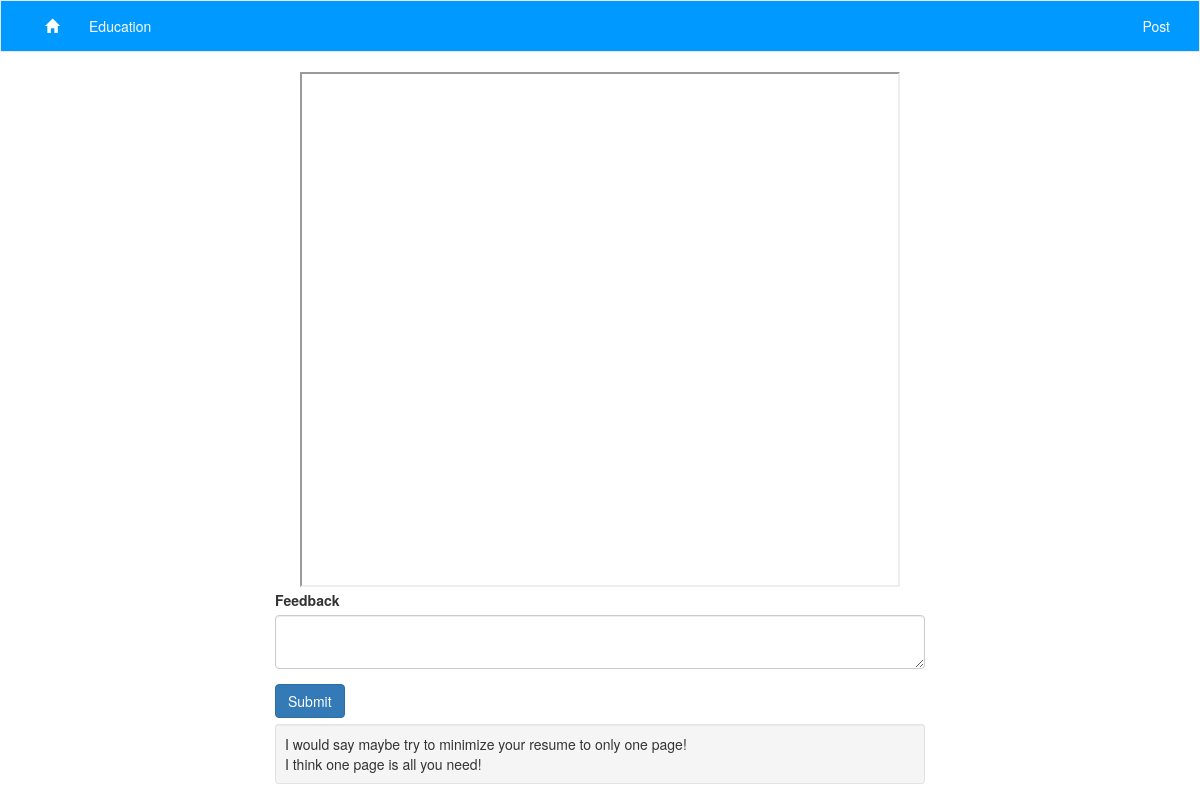
The page /resume.php?id=5855da47a7f53 on the database its author committed.
### tables this page shows
CREATE TABLE `category` (
  `id` int(11) NOT NULL AUTO_INCREMENT,
  `name` varchar(45) NOT NULL,
  PRIMARY KEY (`id`),
  UNIQUE KEY `name_UNIQUE` (`name`)
);

CREATE TABLE `resume` (
  `id` int(11) NOT NULL AUTO_INCREMENT,
  `url` longtext NOT NULL,
  `category` int(11) DEFAULT NULL,
  `created_date` datetime DEFAULT NULL,
  `url_id` varchar(25) NOT NULL,
  PRIMARY KEY (`id`),
  UNIQUE KEY `url_id_UNIQUE` (`url_id`),
  KEY `category_idx` (`category`),
  CONSTRAINT `category` FOREIGN KEY (`category`) REFERENCES `category` (`id`) ON DELETE NO ACTION ON UPDATE NO ACTION
);

CREATE TABLE `feedback` (
  `id` int(11) NOT NULL AUTO_INCREMENT,
  `text` longtext,
  `resume` int(11) DEFAULT NULL,
  `created_date` datetime DEFAULT NULL,
  PRIMARY KEY (`id`),
  KEY `resume_idx` (`resume`),
  CONSTRAINT `resume` FOREIGN KEY (`resume`) REFERENCES `resume` (`id`) ON DELETE NO ACTION ON UPDATE NO ACTION
);

### php/controller/resume_cr.php (called while the page is built, shortened)
<?php
$base_url = "http://".$_SERVER['SERVER_NAME'];
$pdf_viewer = $base_url."/pdf_viewer/web/viewer.html";
$feedback_text = "";
if(!empty($_GET)){
    $resume_id = $_GET["id"];
    $resume = get_resume($resume_id);
} else {
    $db = null;
    header("Location: .");
}
try {
    $category = get_category($resume["category"]);
    $pdf_view_url = $pdf_viewer."?file=".$base_url."/".$resume["url"];
    $feedback = get_feedback_from_resume($resume["id"]);
} catch (Exception $ex){
    $db = null;
    header("Location: .");
}
?>

### php/model/resume_md.php (called while the page is built, shortened)
<?php
function get_resume($url_id){
    global $db;
    $query = "SELECT * FROM resume
            WHERE url_id=:url_id";
    $statement = $db ->prepare($query);
    $statement->bindValue(":url_id", $url_id);
    $statement->execute();
    $resume = $statement->fetch();
    return $resume;
}
?>

### php/model/category_md.php (called while the page is built, shortened)
<?php
function get_category($id){
    global $db;
    $query = 'Select * FROM category
            WHERE id=:id';
    $statement = $db->prepare($query);
    $statement->bindValue(":id", $id);
    $statement->execute();
    $category = $statement->fetch();
    return $category;
}
?>

### php/model/feedback_md.php (called while the page is built, shortened)
<?php
function get_feedback_from_resume($resume){
    global $db;
    $query = 'Select * FROM feedback
            WHERE resume = :resume
            ORDER BY created_date DESC';
    $statement = $db->prepare($query);
    $statement->bindValue(":resume", $resume);
    $statement->execute();
    $feedback = $statement->fetchAll();
    return $feedback;
}
?>

### resume.php (the view, shortened to what this page needs)
<?php
include 'php/view/header.php';
include 'php/model/database.php';
include 'php/model/category_md.php';
include 'php/model/resume_md.php';
include 'php/model/feedback_md.php';
include 'php/controller/resume_cr.php';
?>
<nav class="navbar navbar-default">
    <div class="container">
      <ul class="nav navbar-nav">
        <li><a href="index.php"><span class="glyphicon glyphicon-home" aria-hidden="true" ></span></a></li>
      </ul>
        <p class="navbar-text navbar-left"><?php print $category["name"] ?></p>
      <ul class="nav navbar-nav navbar-right">
        <li><a href="post.php">Post</a></li>
      </ul>
    </div>
</nav>
<div class="container">
    <div class="row">
        <div class="col-xs-12" >
        <iframe src="<?php print $pdf_view_url ?>" align="middle" height="515" class="resume-pdf"></iframe>
        </div>
    </div>
    <div class="row">
        <div class="col-xs-12">
             <form name="feedbackForm" action="" method="post" onsubmit="return(validate())" class="feedback">
                <div class="form-group">
                    <label for="feedback">Feedback</label>
                    <textarea class="form-control" name="feedback" value="<?php print $feedback_text; ?>"></textarea>
                </div>
                <button type="submit" name="submit" class="btn btn-primary" value="submit">Submit</button>
            </form>
        </div>
    </div>
    <div class="row">
        <div class="col-xs-12">
            <?php
            foreach($feedback as $comment){
                echo "<div class='well well-sm feedback'>";
                echo nl2br($comment["text"]);
                echo "</div>";
            }
            ?>
        </div>
    </div>
</div>
<?php
include 'php/view/footer.php';
?>

### css/style.css (style rules this page uses)
body { margin: 0; padding: 0; }
.navbar, .navbar a, .navbar-text { color: white !important; }
.navbar-default { border-radius: 0 !important; background-color: #0099ff !important; }
.feedback { max-width: 650px; margin: 3px auto; }
.resume-pdf { margin: 0 auto; display: block; width: 100%; max-width: 600px; }

### rows shown on the page
category: name "Education"
feedback: text "I would say maybe try to minimize your resume to only one page! I think one page is all you need!"
